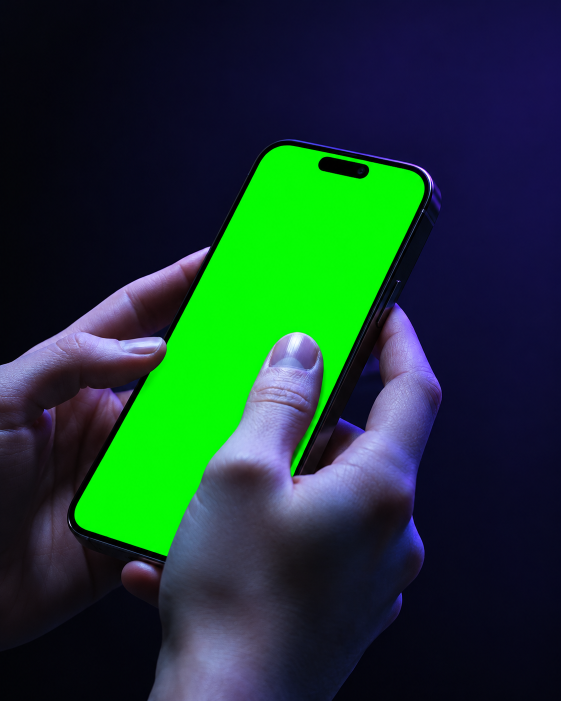
#> input picture store-assets/gen/hands.png, 1122 x 1402 px (shown at 1/2 size)
$ python promo.py ../gen/hands.png
#> lines starting #> are read from the running program, lines starting #| are printed output that depends on the picture; after the words box and inside, x2 and y2 are one past the last pixel; in counts of white or black regions, pixels touching at a corner belong together
"""Промо редизайна: фото рук с зелёным экраном (gen/hands.png) + скрин расписания + подписи по углам -> out/promo-redesign.png."""
import sys
from pathlib import Path

import numpy as np
from PIL import Image, ImageDraw, ImageFilter, ImageFont
from scipy import ndimage

R = Path(__file__).resolve().parent.parent
W, H = 2160, 2700
# python3 tools/promo.py [фото из gen/] [имя в out/] [скрин из src/]
ARGS = sys.argv[1:] + [None] * 3
PHOTO = ARGS[0] or 'hands.png'
OUTNAME = ARGS[1] or 'promo-redesign.png'
SCREEN = R / 'src' / (ARGS[2] or '15-schedule-week-light.png')

CORNERS = {  # (якорь, строки)
    'tl': ['МойКЦТ'],
    'tc': ['Редизайн приложения'],
    'tr': ['Октябрь 2026'],
    'bl': ['Иван Коломацкий', 'Артём Джапаридзе'],
    'bc': ['Скоро обновление'],
}


def cover(im):
    """Обрезка фото под 4:5 и масштаб до W x H."""
    w, h = im.size
#> w = 1122; h = 1402
    if w / h > W / H:
        nw = int(h * W / H)
#> nw = 1121
        im = im.crop(((w - nw) // 2, 0, (w + nw) // 2, h))
    else:
        nh = int(w * H / W)
        im = im.crop((0, (h - nh) // 2, w, (h + nh) // 2))
    return im.resize((W, H), Image.LANCZOS)


def green_mask(a):
    r, g, b = (a[..., i].astype(int) for i in range(3))
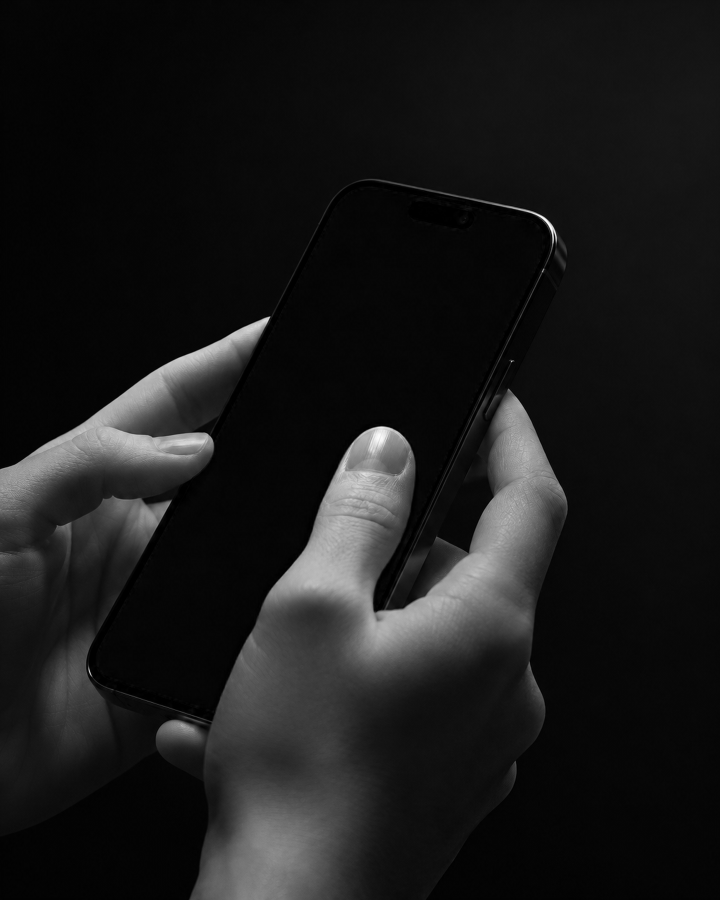
#> r: shape (2700, 2160) int64 (shown at 1/3 size); min 0, max 255, mean 25.9
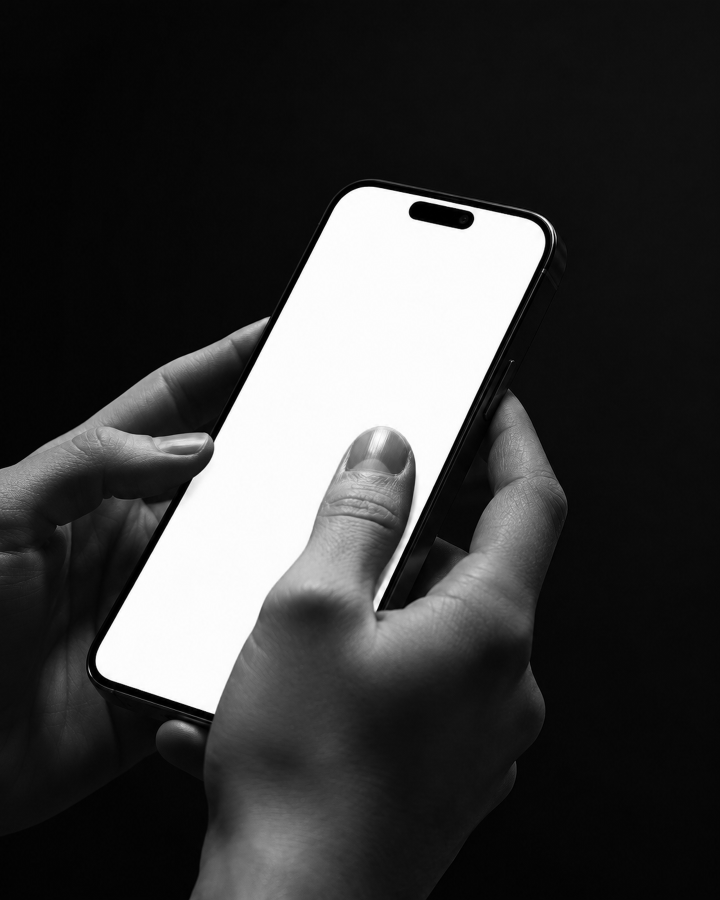
#> g: shape (2700, 2160) int64 (shown at 1/3 size); min 0, max 255, mean 58.5
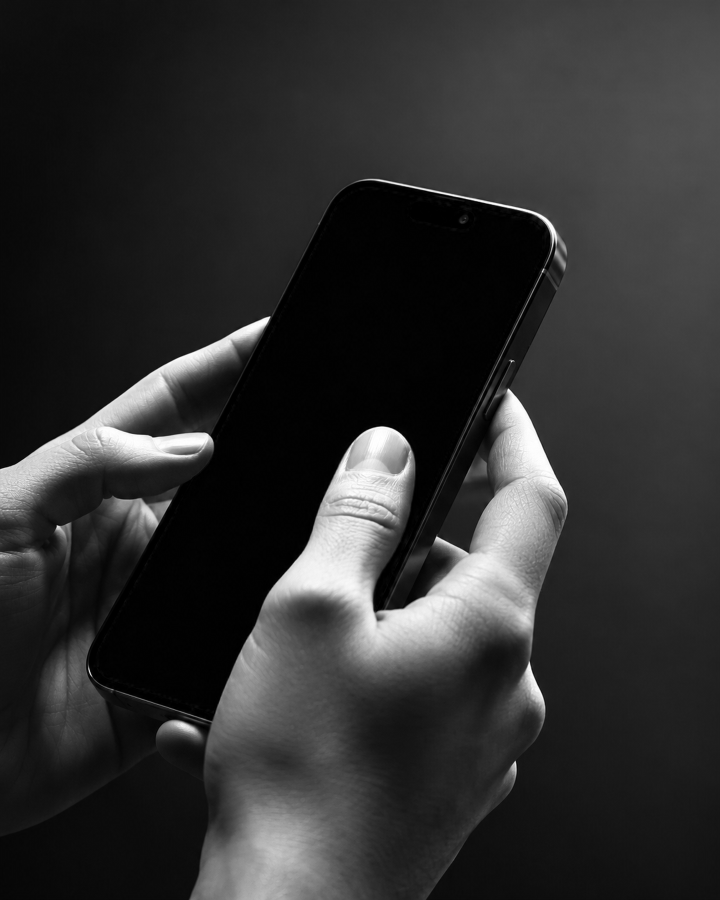
#> b: shape (2700, 2160) int64 (shown at 1/3 size); min 0, max 255, mean 47.7
    m = (g > 110) & (g - np.maximum(r, b) > 50)
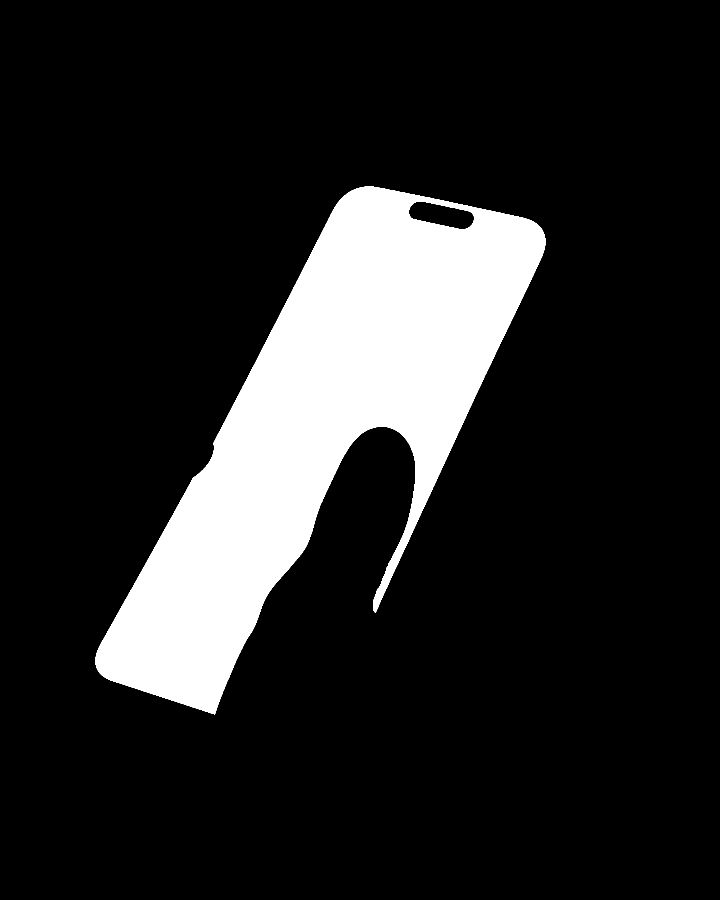
#> m: shape (2700, 2160) bool (shown at 1/3 size); 14.2% white; 1 white region, box (x1, y1, x2, y2) and area: (287, 560, 1636, 2143) 830899
    lab, n = ndimage.label(m)
#> n = 1
    biggest = 1 + np.argmax(ndimage.sum(m, lab, range(1, n + 1)))
#> biggest = 1
    # дыры внутри экрана (Dynamic Island) не трогаем: остров потом рисуем сами
    return lab == biggest


def quad(m):
    """Углы экрана: крайние точки маски вдоль осей экрана, оси уточняются по самим углам.
    Правый нижний угол часто закрыт пальцем - тогда он достраивается как у параллелограмма."""
    ys, xs = np.nonzero(m)
    P = np.stack([xs, ys], 1).astype(float)
#> P = 830899 pairs, first value 287 to 1635, second value 560 to 2142
    u, v = np.array([1., 0]), np.array([0., 1])
    for _ in range(4):
        tl, tr, bl = (P[(P @ d).argmax()] for d in (-(u + v), u - v, v - u))
        u, v = (tr - tl) / np.linalg.norm(tr - tl), (bl - tl) / np.linalg.norm(bl - tl)
#> this loop made 4 passes
#> (tl, tr, bl, u, v) on passes 1 to 4: ([1030, 589], [1611, 672], [299, 2019], [0.99, 0.141], [-0.455, 0.89]), ([1054, 572], [1626, 689], [294, 2012], [0.98, 0.2], [-0.467, 0.884]), ([1058, 570], [1631, 699], [289, 2002], [0.976, 0.22], [-0.473, 0.881]), ([1058, 570], [1631, 699], [289, 2002], [0.976, 0.22], [-0.473, 0.881])
    br = P[(P @ (u + v)).argmax()]
#> br = [644, 2142]
    guess = tr + bl - tl
#> guess = [862, 2131]
    if np.linalg.norm(br - guess) > .1 * np.linalg.norm(tr - tl):
        br = guess
#> br = [862, 2131]
    # крайние точки лежат на дугах скруглений; настоящий угол дальше на k по диагонали,
    # k = r(1 - 1/sqrt2), радиус экрана r ~ 0.135 ширины (как в мокапе shared.css)
    k = .043 * np.linalg.norm(tr - tl)
#> k = 25.26
    return np.array([tl - k * (u + v), tr + k * (u - v), br + k * (u + v), bl + k * (v - u)])


def perspective(src_size, dst):
    """Коэффициенты Image.PERSPECTIVE: точка результата -> точка исходника."""
    w, h = src_size
    srcp = [(0, 0), (w, 0), (w, h), (0, h)]
    A, B = [], []
    for (x, y), (u, v) in zip(dst, srcp):
        A += [[x, y, 1, 0, 0, 0, -u * x, -u * y], [0, 0, 0, x, y, 1, -v * x, -v * y]]
        B += [u, v]
    return np.linalg.solve(np.array(A, float), np.array(B, float))


def font(size, weight):
    f = ImageFont.truetype(str(R / 'fonts' / 'onest_variable.ttf'), size)
    f.set_variation_by_axes([weight])
    return f


def bear_logo(out):
    """Стеклянный медведь с экрана входа (assets/bear-cut.png) в правом нижнем углу."""
    pad, h = 110, 150
    bear = Image.open(R / 'assets' / 'bear-cut@4x.png')
    bear = bear.resize((round(bear.width * h / bear.height), h), Image.LANCZOS)
    x, y = W - pad - bear.width, H - pad - h + 8
    glow = Image.new('RGBA', out.size, (0, 0, 0, 0))
    ImageDraw.Draw(glow).ellipse((x - 40, y - 30, x + bear.width + 40, y + h + 30), fill=(116, 100, 238, 90))
    base = Image.alpha_composite(out.convert('RGBA'), glow.filter(ImageFilter.GaussianBlur(50)))
    base.alpha_composite(bear, (x, y))
    out.paste(base.convert('RGB'))


def main():
    photo = cover(Image.open(R / 'gen' / PHOTO).convert('RGB'))
    a = np.asarray(photo)
    m = green_mask(a)
    q = quad(m)
#> q = [[1045.3, 542.2], [1667.6, 682.3], [874.7, 2158.8], [252.4, 2018.7]]

    shot = Image.open(SCREEN).convert('RGB')
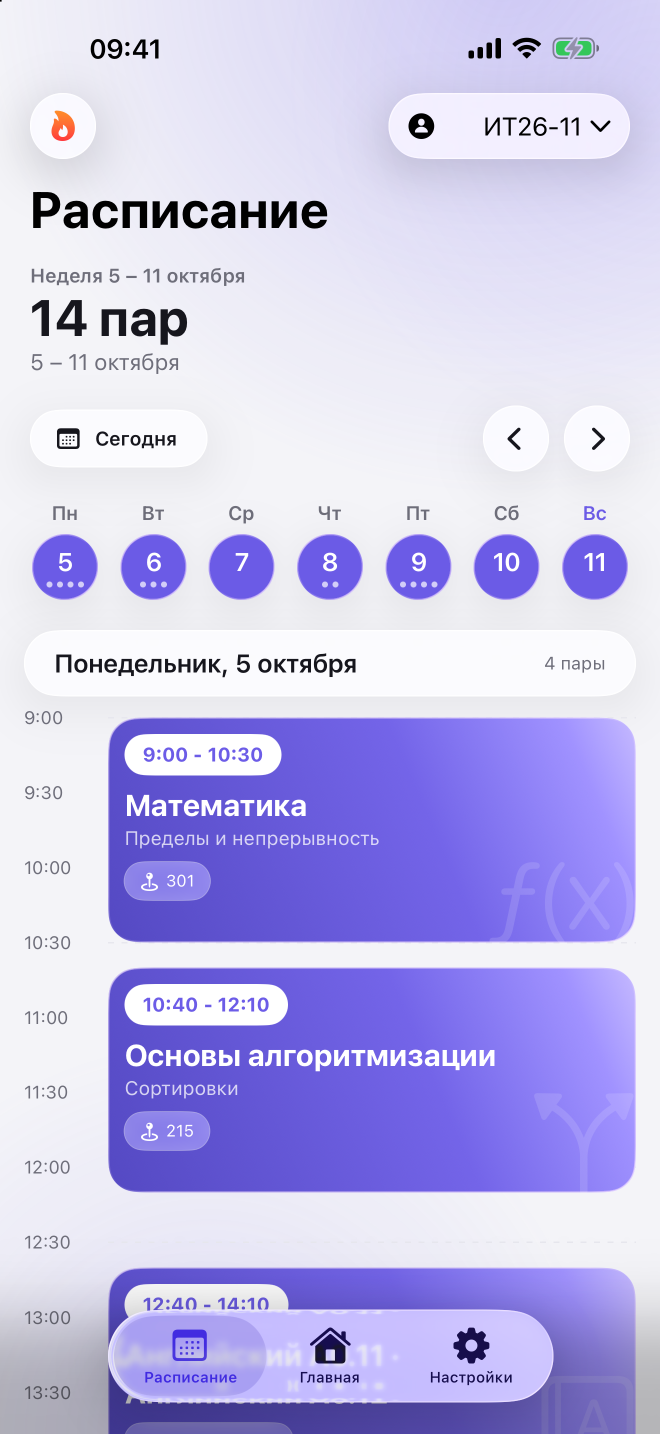
#> input picture store-assets/src/15-schedule-week-light.png, 1320 x 2868 px (shown at 1/2 size)
    warped = shot.transform((W, H), Image.PERSPECTIVE, tuple(perspective(shot.size, q)), Image.BICUBIC)
#> the loop in perspective, `for (x, y), (u, v) in zip(dst, srcp):` made 4 passes
#> (x, y, u, v, B) on passes 2 to 4: (1667.6, 682.3, 1320, 0, [0, 0, 1320, 0]), (874.7, 2158.8, 1320, 2868, [0, 0, 1320, 0, 1320, 2868]), (252.4, 2018.7, 0, 2868, [0, 0, 1320, 0, 1320, 2868, 0, 2868])
#> (x, y, u, v) on pass 1: (1045.3, 542.2, 0, 0)
#> after the loop in perspective, `for (x, y), (u, v) in zip(dst, srcp):`: A = 8 items

    # маска с мягким краем и убранным зелёным ореолом на пальце и рамке
    alpha = Image.fromarray((m * 255).astype(np.uint8)).filter(ImageFilter.MaxFilter(3)).filter(ImageFilter.GaussianBlur(1.2))
    out = Image.composite(warped, photo, alpha)
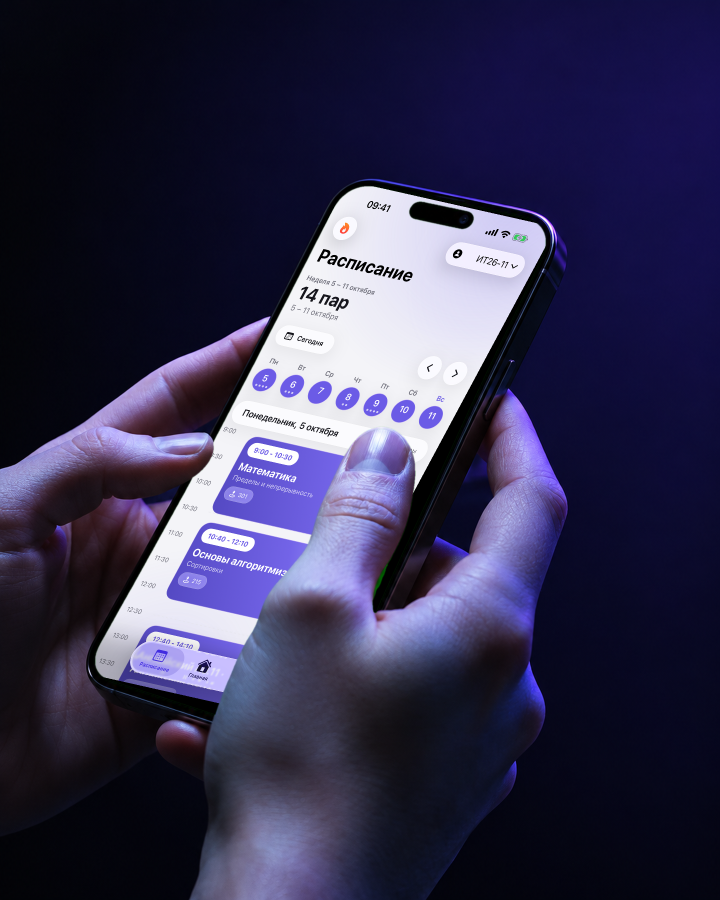
#> out: PIL image 2160x2700 RGB (shown at 1/3 size); mean R, G, B 52.3, 49.3, 79.2
    o = np.asarray(out).astype(int)
    near = np.asarray(alpha.filter(ImageFilter.MaxFilter(15))) > 0
#> near: shape (2700, 2160) bool; 15.6% white; 1 white region, box (x1, y1, x2, y2) and area: (276, 549, 1647, 2154) 912409
    spill = near & (o[..., 1] > np.maximum(o[..., 0], o[..., 2]))
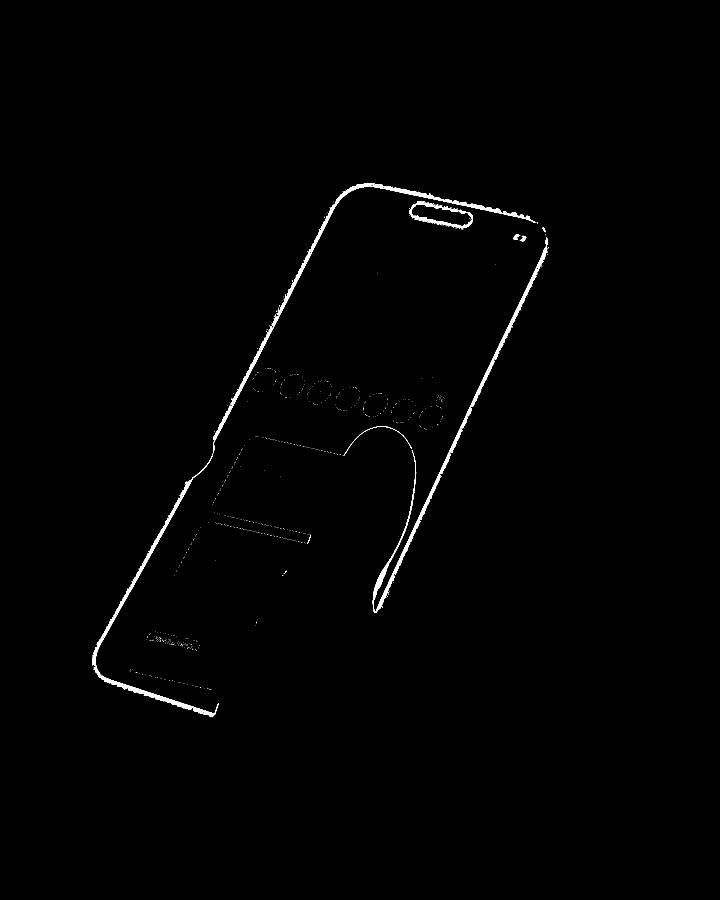
#> spill: shape (2700, 2160) bool (shown at 1/3 size); 0.64% white; 764 white regions (750 under 20 px), largest, box (x1, y1, x2, y2) and area: (277, 549, 1609, 2152) 19814, (1118, 712, 1643, 1839) 12389, (1230, 604, 1419, 685) 2321
    o[..., 1][spill] = np.maximum(o[..., 0], o[..., 2])[spill]
    out = Image.fromarray(o.astype(np.uint8))

    d = ImageDraw.Draw(out)
    f, pad, lh = font(40, 450), 110, 54
    for key, lines in CORNERS.items():
        for i, t in enumerate(lines):
            tw = d.textlength(t, font=f)
            x = {'l': pad, 'c': (W - tw) / 2, 'r': W - pad - tw}[key[1]]
            y = pad + i * lh if key[0] == 't' else H - pad - (len(lines) - i) * lh
            d.text((x, y), t, font=f, fill=(200, 198, 220))
    bear_logo(out)

    out.save(R / 'out' / OUTNAME)
    print('quad', q.round().tolist())


if __name__ == '__main__':
#> (the run stopped early here; a loop or call above may not have finished)
